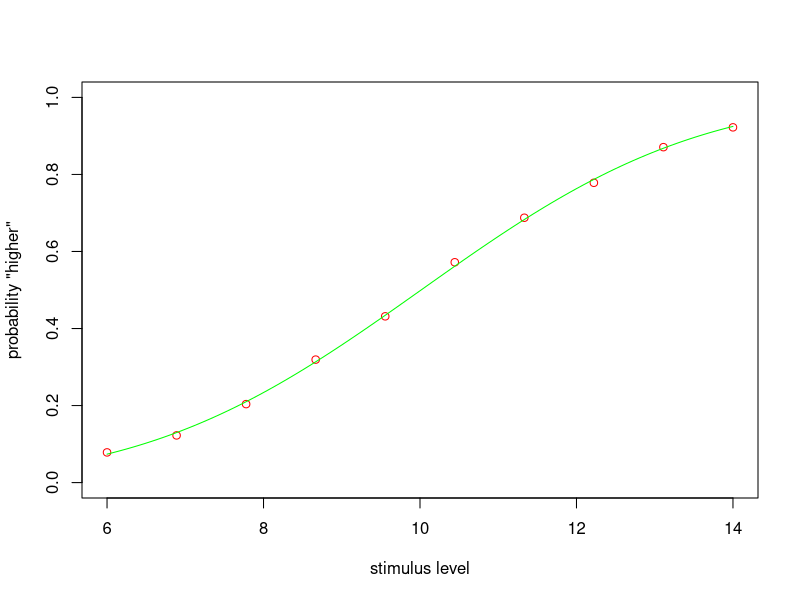

Recreate this plot in R.
# find_sigma.R  Show how to estimate the standard deviation of a decision variable
#               from behavioural responses

rm( list=ls() )

# set decision variable properties
mu1 <- 10;                            # mean for signal 1
mu2 <- seq( 6, 14, length.out=10 )    # mean for signal 2 (several stimulus magnitudes)
sigma <- 2                            # standard deviation for both signals

# initialize data frame
ntrials <- 10000;
init <- rep( NaN, ntrials )
df <- data.frame( stim1=init, stim2=init, response=init )

# run trials
for( t in 1:ntrials ) {
    
    # choose stimuli
    df$stim1[t] <- mu1
    df$stim2[t] <- sample( mu2, 1 )
    
    # get decision variables
    d1 <- rnorm( 1, mean=df$stim1[t], sd=sigma )
    d2 <- rnorm( 1, mean=df$stim2[t], sd=sigma )
    
    # make response
    df$response[t] <- as.numeric(d2>d1)
    
}

# plot response as a function of stimulus level
psy <- aggregate( response ~ stim2, data=df, mean )
plot( psy$stim2, psy$response, col='red', ylim=c(0,1), xlab='stimulus level', ylab='probability "higher"' )

# choose form of psychometric function
psyfn <- function( x, p ) pnorm( x, p[1], p[2] )

# fit psychometric function
errfn <- function( p ) -sum(log( dbinom( df$response, 1, psyfn(df$stim2,p) ) ))
phat <- optim( c(8,1), errfn )$par
sigmahat <- phat[2] / sqrt(2)

# plot psychometric function
curve( psyfn( x, phat ), col='green', add=T )

# show true and estimated standard deviation of the decision variable
print( sigma )
print( sigmahat )
